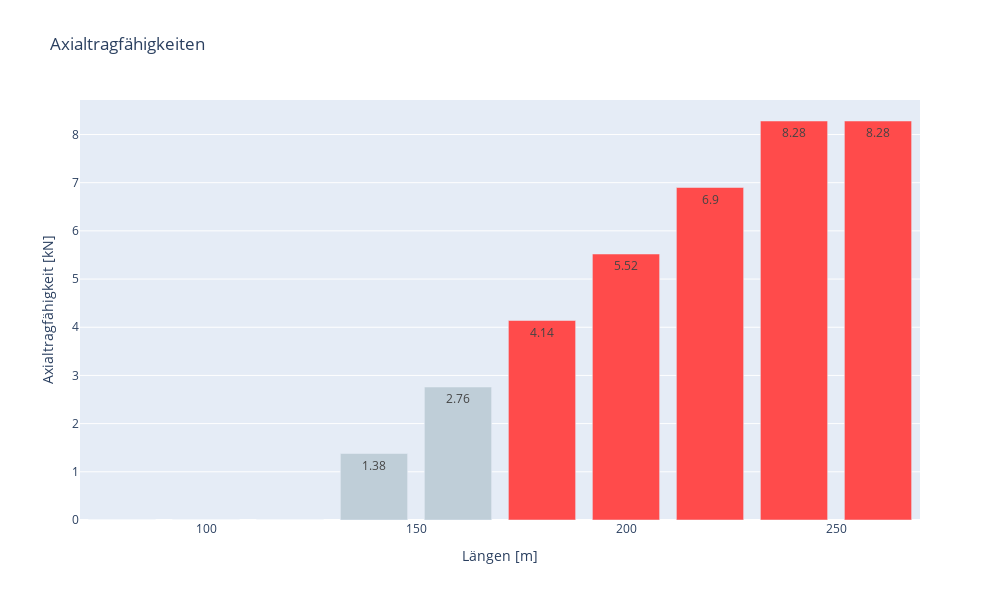

Notebook cell for this chart:
### Markdown cell above
#### Diagramm

### Code cell
import plotly.express as px

##Einwirkung
F_td = 3 #kN
F_vd = 1 #kN

#Farben
grey = '#bfced8'
dark_grey = 'lightslategrey'
red = '#ff4b4b'

#Listen
L_colors_bar = []

#Erstellen eines Dictionaries
dict_d6 = {'L': L_L, 'F_axRk': L_axial, 'F_vRk': L_scher}

#Hinzufügen einer Tabelle
fig =  px.bar(dict_d6, x='L', y='F_axRk', text_auto=True, title='Axialtragfähigkeiten', height=600, width=1000)

#Schleife für Farbgebung
for i in range(len(L_L)):
    
    if L_axial[i] < F_td:
        L_colors_bar.append(grey)
    else: 
        L_colors_bar.append(red)       
         
#Hinzufügen einer Axenbeschriftung
fig.update_traces(marker_color=L_colors_bar)

#Hinzufügen einer Axenbeschriftung
fig.update_yaxes(title_text="Axialtragfähigkeit [kN]")
fig.update_xaxes(title_text="Längen [m]")


#Anzeigen der Tabelle
fig.show()

### Figure 1 — Plotly figure (JSON) as saved in the notebook; plotly's stock layout.template omitted (floating-point values rounded to 4 significant figures)
{"data": [{"alignmentgroup": "True", "hovertemplate": "L=%{x}<br>F_axRk=%{y}<extra></extra>", "legendgroup": "", "marker": {"color": ["#bfced8", "#bfced8", "#bfced8", "#bfced8", "#bfced8", "#ff4b4b", "#ff4b4b", "#ff4b4b", "#ff4b4b", "#ff4b4b"], "pattern": {"shape": ""}}, "name": "", "offsetgroup": "", "orientation": "v", "showlegend": false, "textposition": "auto", "texttemplate": "%{y}", "type": "bar", "x": [80, 100, 120, 140, 160, 180, 200, 220, 240, 260], "xaxis": "x", "y": [0, 0, 0, 1.38, 2.76, 4.14, 5.52, 6.9, 8.28, 8.28], "yaxis": "y"}], "layout": {"barmode": "relative", "height": 600, "legend": {"tracegroupgap": 0}, "title": {"text": "Axialtragfähigkeiten"}, "width": 1000, "xaxis": {"anchor": "y", "domain": [0, 1], "title": {"text": "Längen [m]"}}, "yaxis": {"anchor": "x", "domain": [0, 1], "title": {"text": "Axialtragfähigkeit [kN]"}}}}
